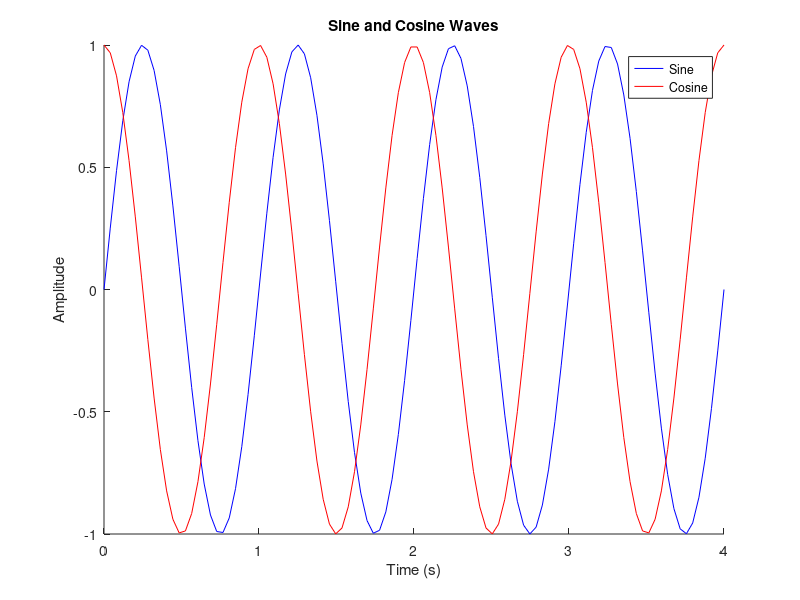
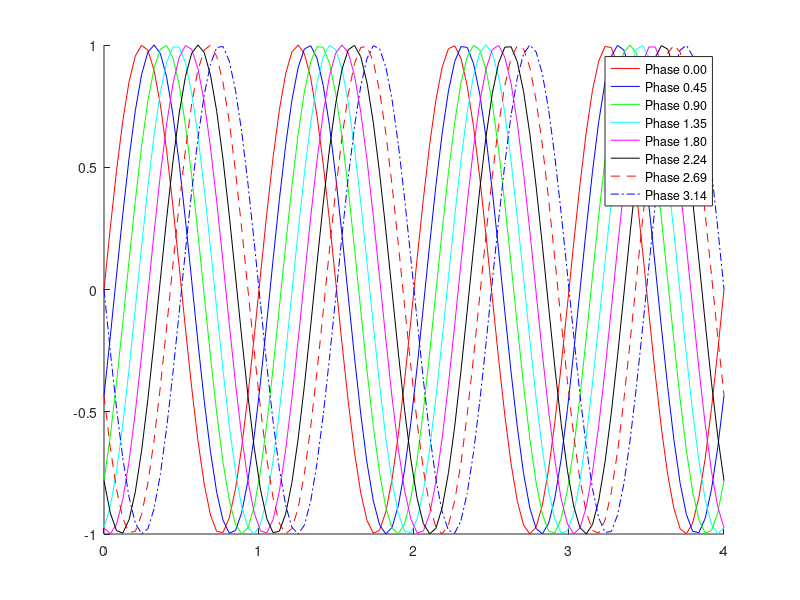
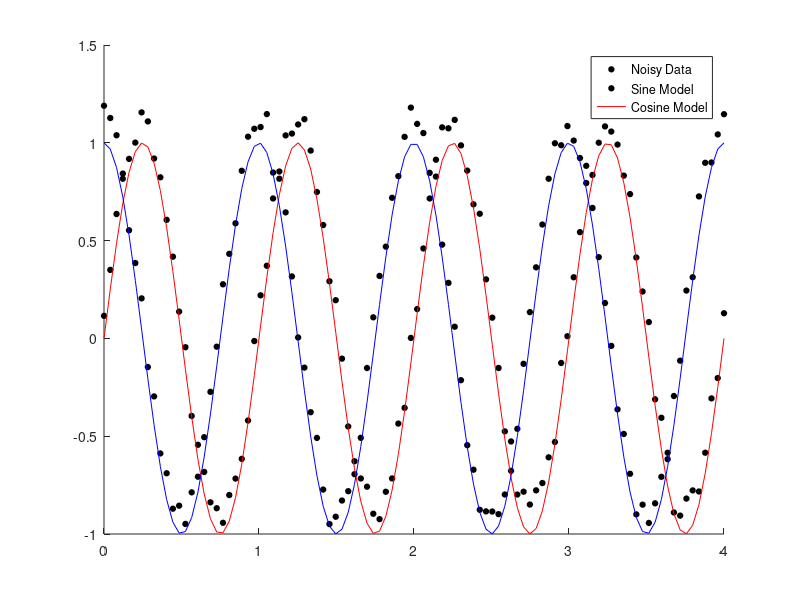

The MATLAB source for these figures, in order: (Note: this script raises an error after producing the figures.)
% Basic legend

maxt = 4;
t = linspace(0,maxt);
s = sin(2*pi*t);
c = cos(2*pi*t);

figure; hold on;
sh = plot(t,s,'b');
ch = plot(t,c,'r');

% Basic labeling
xlabel('Time (s)');
ylabel('Amplitude');
title('Sine and Cosine Waves');
legend('Sine','Cosine');

%% We can programatically generate legends
markerspec = {'r-','b-','g-','c-','m-','k-','r--','b-.'};
phi = linspace(0,pi,8);
my_legend = cell(size(phi));
figure; hold on;
for ii = 1:length(phi)
    sp = sin(2*pi*t - phi(ii));
    plot(t,sp,markerspec{ii});
    my_legend{ii} = sprintf('Phase %1.2f',phi(ii));
end
legend(my_legend);

%% You may want to turn labels off.
% Noisy sine waves
sn = s + .2*rand(size(s));
cn = c + .2*rand(size(c));
figure; hold on
snh = plot(t,sn,'ko','MarkerSize',4,'MarkerFaceColor','k');
cnh = plot(t,cn,'ko','MarkerSize',4,'MarkerFaceColor','k');
sh = plot(t,s,'r-');
ch = plot(t,c,'b-');

% A basic label doesn't work
legend('Noisy Data','Sine Model','Cosine Model')

% But by turning off options with the handles we can get it to work
%set(cnh);
set(get(get(cnh,'Annotation'),'LegendInformation'),'IconDisplayStyle','off');
legend('Noisy Data','Sine Model','Cosine Model')
